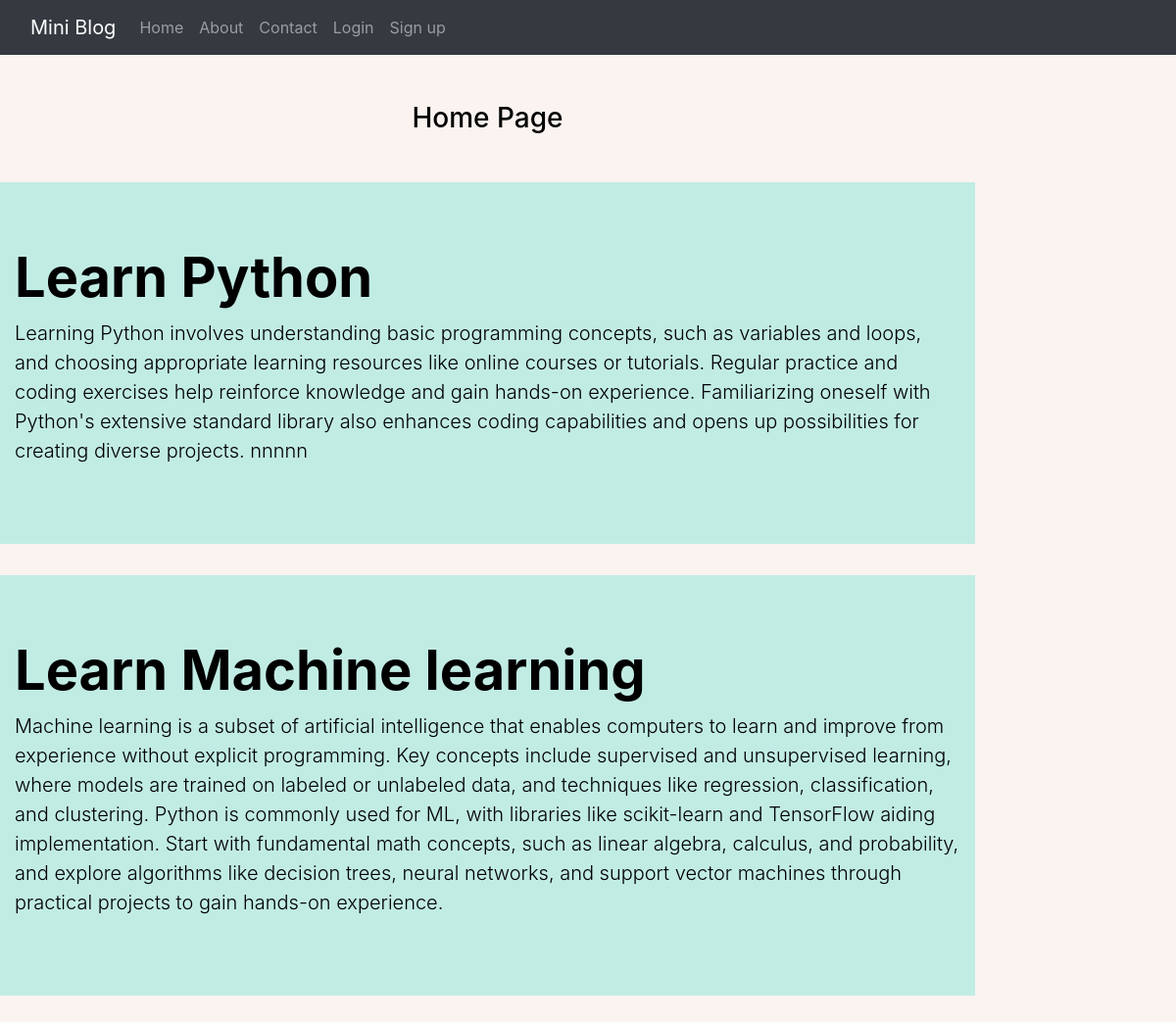
The page / on the database its author committed.
### app1/models.py (models this page shows)
class Post(models.Model):
    title = models.CharField(max_length=200)
    desc = models.TextField()

### app1/views.py (the view)
# urls.py: 2. Add a URL to urlpatterns:  path('', views.home, name='home')
def home(request):
    posts = Post.objects.all()
    return render(request,'app1/home.html',{'posts':posts})

### app1/templates/app1/home.html
{% extends 'app1/base.html' %}
{% load static %}
{% block content  %}
<div class="col-sm-10">
    <h3 class="text-center my-5" style="color: black;">Home Page</h3>
    {% for post in posts %}
    <div class="jumbotron jumbotron-fluid jumbo-color mx-auto" style="background-color: #C1ECE4; color: black;">
        <div class="container">
          <h3 class="display-4 font-weight-bold">{{post.title}}</h3>
          <p class="lead">{{post.desc}}</p>
        </div>
    </div>
    {% endfor %}
</div>
{% endblock content  %}

### app1/static/app1/style.css (style rules this page uses)
body { background-color: rgb(75, 74, 74); color: antiquewhite; }
.jumbo-color { background-color: rgb(83, 81, 81); }

### rows shown on the page
Post: title "Learn Python", desc "Learning Python involves understanding basic programming concepts, such as variables and loops, and choosing appropriate learning resources like online courses or tutorials. Regular practice and coding exercises help reinforce knowledge and gain hands-on experience. Familiarizing oneself with Python's extensive standard library also enhances coding capabilities and opens up possibilities for creating diverse projects. nnnnn"
Post: title "Learn Machine learning", desc "Machine learning is a subset of artificial intelligence that enables computers to learn and improve from experience without explicit programming. Key concepts include supervised and unsupervised learning, where models are trained on labeled or unlabeled data, and techniques like regression, classification, and clustering. Python is commonly used for ML, with libraries like scikit-learn and TensorFlow aiding implementation. Start with fundamental math concepts, such as linear algebra, calculus, and probability, and explore algorithms like decision trees, neural networks, and support vector machines through practical projects to gain hands-on experience."
